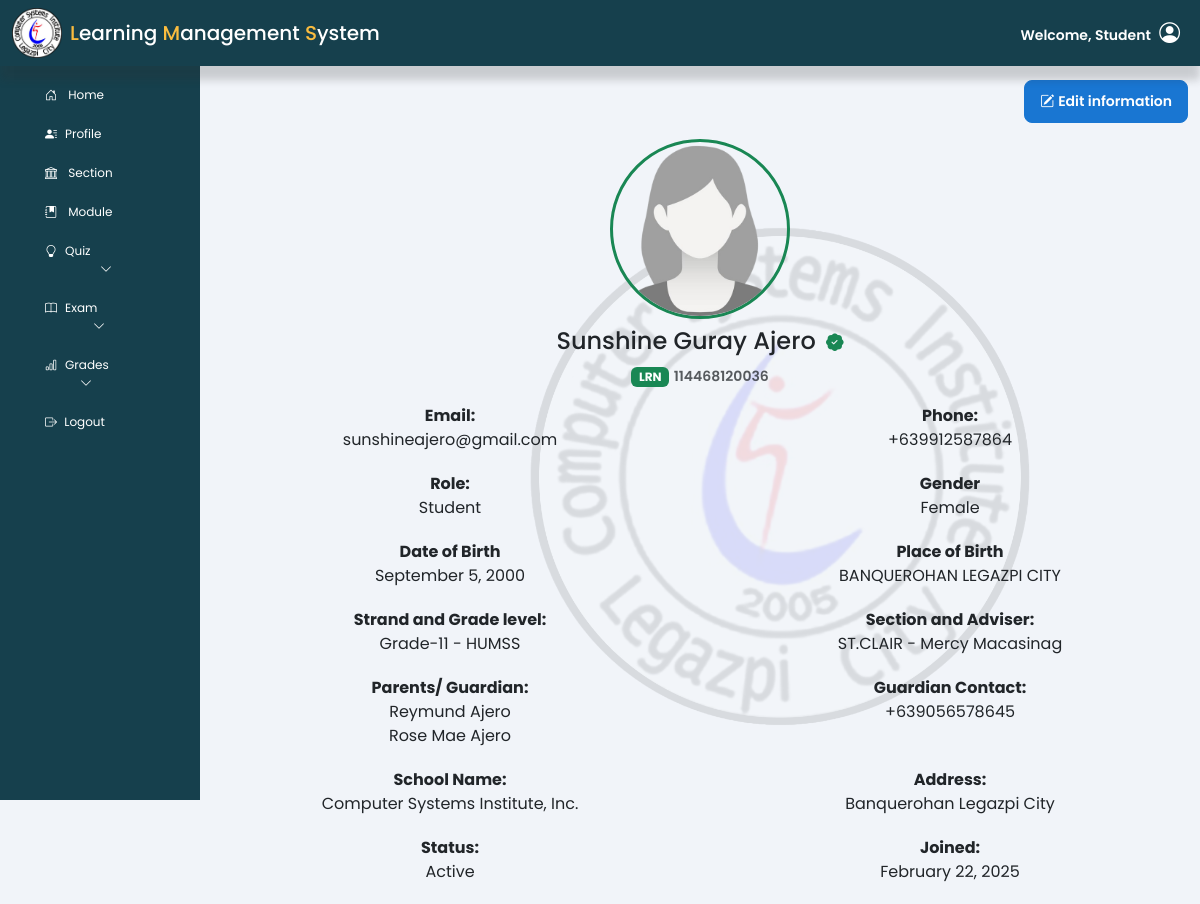
The app's page /?page=student_prof (signed in) with its own data.
### tables this page shows
CREATE TABLE `student` (
  `stu_id` int NOT NULL,
  `stu_lrn` varchar(12) NOT NULL COMMENT 'STUDENT LRN',
  `stu_fname` varchar(50) NOT NULL,
  `stu_mname` varchar(30) DEFAULT NULL,
  `stu_lname` varchar(50) NOT NULL,
  `stu_address` varchar(100) NOT NULL,
  `stu_contact` varchar(15) NOT NULL,
  `stu_gender` varchar(50) NOT NULL,
  `stu_email` varchar(100) NOT NULL,
  `stu_dob` date NOT NULL,
  `stu_pob` varchar(70) NOT NULL COMMENT 'Place of birth',
  `father_name` varchar(250) NOT NULL COMMENT 'Parent name',
  `mother_name` varchar(250) NOT NULL COMMENT 'Parent Name',
  `parent_contact` varchar(15) NOT NULL,
  `image` varchar(255) DEFAULT NULL,
  `id` varchar(50) DEFAULT NULL COMMENT 'User ID'
);

CREATE TABLE `enroll` (
  `stu_lrn` varchar(12) NOT NULL COMMENT 'STUDENT LRN',
  `section_code` varchar(50) NOT NULL COMMENT 'SECTION NAME',
  `semester` varchar(50) NOT NULL COMMENT 'set semester',
  `school_year` varchar(30) NOT NULL COMMENT 'set school year',
  `date_enroll` date DEFAULT NULL,
  `enroll_status` varchar(30) NOT NULL,
  `current_school` varchar(70) NOT NULL,
  `school_id` mediumint UNSIGNED DEFAULT NULL,
  `school_address` varchar(100) NOT NULL,
  `school_type` varchar(30) NOT NULL,
  `requirements_submit` varchar(100) DEFAULT NULL
);

CREATE TABLE `section` (
  `section_code` varchar(50) NOT NULL,
  `strand_code` varchar(50) DEFAULT NULL,
  `grade_lvl` varchar(30) NOT NULL,
  `section_name` varchar(20) NOT NULL,
  `school_year` varchar(10) NOT NULL,
  `teacher_id` varchar(50) NOT NULL,
  `date_created` date NOT NULL
);

CREATE TABLE `strand` (
  `strand_code` varchar(50) NOT NULL,
  `strand_name` varchar(30) DEFAULT NULL,
  `strand_desc` varchar(100) DEFAULT NULL
);

CREATE TABLE `teacher` (
  `teacher_id` varchar(50) NOT NULL COMMENT 'Primary key',
  `teacher_fname` varchar(50) NOT NULL,
  `teacher_mname` varchar(50) DEFAULT NULL,
  `teacher_lname` varchar(50) NOT NULL,
  `teacher_contact` varchar(15) NOT NULL,
  `teacher_gender` varchar(50) NOT NULL,
  `teacher_dob` date NOT NULL,
  `status` varchar(50) NOT NULL,
  `teacher_address` varchar(150) NOT NULL,
  `image` varchar(255) DEFAULT NULL,
  `id` varchar(50) DEFAULT NULL COMMENT 'User ID'
);

CREATE TABLE `school` (
  `id` int NOT NULL,
  `school_name` varchar(200) NOT NULL,
  `school_address` varchar(150) NOT NULL
);

### includes/function.php (called while the page is built, shortened)
<?php
class myDataBase
{
    private $hostname;
    private $username;
    private $password;
    private $database;
    public $con;
    public function __construct($hostname, $username, $password, $database)
    {
        $this->hostname = $hostname;
        $this->username = $username;
        $this->password = $password;
        $this->database = $database;
    }
    public function connection()
    {
        try {
            if (!$this->con) {
                $this->con = mysqli_connect($this->hostname, $this->username, $this->password, $this->database);
                if ($this->con) {
                    return true;
                } else {
                    return false;
                }
            } else {
                return true;
            }
        } catch (mysqli_sql_exception $e) {
            echo $e;
        }
    }
    public function disconnect()
    {
        if ($this->con) {
            if (mysqli_close($this->con)) {
                $this->con = false;
                return true;
            } else {
                return false;
            }
        } else {
            return true;
        }
    }
    public function getSchool()
    {
        $sql = "SELECT * FROM `school`";
        $stored = ($this->con->query($sql))->fetch_assoc();
        return $stored;
    }
    public function getStudentInfo($studentID)
    {
        $sql = "SELECT * FROM `student` WHERE stu_lrn = ?";
        $stmt = $this->con->prepare($sql);
        $stmt->bind_param("i", $studentID);
        $stmt->execute();
        $result = $stmt->get_result()->fetch_assoc();
        return $result;
    }
    public function getStudentStrandAndSection($student_id)
    {
        $sql = "SELECT
                e.semester,
                e.school_year,
                e.section_code,
                s.section_name,
                s.grade_lvl,
                st.strand_code,
                st.strand_name,
                t.teacher_id,
                t.teacher_fname,
                t.teacher_lname
            FROM enroll e
            INNER JOIN
                section s ON e.section_code = s.section_code
            INNER JOIN
                strand st ON s.strand_code = st.strand_code
            INNER JOIN
                teacher t ON s.teacher_id = t.teacher_id
            WHERE e.stu_lrn = ?";
        $stmt = $this->con->prepare($sql);
        $stmt->bind_param("s", $student_id);
        $stmt->execute();
        $result = $stmt->get_result()->fetch_all(MYSQLI_ASSOC);
        return $result;
    }
}

### includes/dbh-inc.php (called while the page is built)
<?php
include "function.php";
$mySQLFunction = new myDataBase(
    "jsftj8ez0cevjz8v.cbetxkdyhwsb.us-east-1.rds.amazonaws.com",
    "dui2ff3pt215060n",
    "y45buvc5ksp80l01",
    "rw73o3ap7n2qe5xr"
);

### student_prof.php (the view, shortened to what this page needs)
<?php
require_once "./includes/dbh-inc.php";
$mySQLFunction->connection();
$showSchool = $mySQLFunction->getSchool();
$studentInfo  = $mySQLFunction->getStudentInfo($_SESSION['stu_lrn']);
$studentStrandAndSection = $mySQLFunction->getStudentStrandAndSection($_SESSION['stu_lrn']);
$studentFullName = $studentInfo['stu_fname'] . ' ' . $studentInfo['stu_mname'] . ' ' . $studentInfo['stu_lname'];
$birthDate = new DateTime($studentInfo['stu_dob']);
$formattedbirthDate = $birthDate->format('F j, Y');
?>
<main class="col-md-12 ms-sm-auto col-lg-10">
    <div class="container">
        <img
            style="position: absolute; top: 50%; right: 10%; transform: translate(-10%, -45%);
                        width: 500px; opacity: 0.1; z-index: -1;"
            src="./assets/img/csi.webp"
            alt="LMS Logo">
        <div class="row fade-in-input">
            <div class="col-md-12">
                <div class="profile-card">
                    <div class="d-flex flex-wrap justify-content-end mb-3">
                        <div class="mt-2">
                            <button type="button" class="btn btn-primary btn-sm mt-4"
                                title="Edit" data-bs-toggle="modal" data-bs-target="#updatestudentinfo">
                                <i class="bi bi-pencil-square me-1"></i>Edit information
                            </button>
                        </div>
                    </div>
                    <div class="profile-header text-center mb-3">
                        <?php
                        $uploadDir = "./assets/Upload/";
                        if (!empty($studentInfo['image']) && file_exists($uploadDir . $studentInfo['image'])) {
                        ?>
                            <img src="<?php echo htmlspecialchars($uploadDir . $studentInfo['image']); ?>" alt="Profile Image" draggable="false" class="profile-img-circle mb-2">
                            <?php
                        } else {
                            if ($studentInfo['stu_gender'] === "MALE") {
                            ?>
                                <img src="./assets/Upload/resources/default-male.png" alt="Profile Image" draggable="false" class="profile-img-circle mb-2">
                            <?php
                            } else {
                            ?>
                                <img src="./assets/Upload/resources/default-female.png" alt="Profile Image" draggable="false" class="profile-img-circle mb-2">
                        <?php
                            }
                        }
                        ?>
                        <h4><?php echo ucwords(strtolower($studentFullName)); ?>
                            <i class="bi bi-patch-check-fill ms-1 text-success" style="font-size: 1.1rem;"></i>
                        </h4>
                        <span class="badge bg-success text-white">LRN</span>
                        <small class="text-muted fw-semibold">
                            <?php echo htmlspecialchars($studentInfo['stu_lrn'], ENT_QUOTES, 'UTF-8'); ?>
                        </small>
                        <br />
                    </div>
                    <div class="profile-details">
                        <div class="row mb-1">
                            <div class="col-md-6 fs-6">
                                <strong>Email:</strong>
                                <p><?php echo strtolower($studentInfo['stu_email']); ?></p>
                            </div>
                            <div class="col-md-6 fs-6">
                                <strong>Phone:</strong>
                                <p>+63<?php echo $studentInfo['stu_contact']; ?></p>
                            </div>
                        </div>
                        <div class="row mb-1">
                            <div class="col-md-6 fs-6">
                                <strong>Role:</strong>
                                <p><?php echo ucwords(strtolower($_SESSION["user_role"])); ?></p>
                            </div>
                            <div class="col-md-6 fs-6">
                                <strong>Gender</strong>
                                <p><?php echo ucwords(strtolower($studentInfo['stu_gender'])); ?></p>
                            </div>
                        </div>
                        <div class="row mb-1">
                            <div class="col-md-6 fs-6">
                                <strong>Date of Birth</strong>
                                <p><?php echo htmlspecialchars($formattedbirthDate); ?></p>
                            </div>
                            <div class="col-md-6 fs-6">
                                <strong>Place of Birth</strong>
                                <p><?php echo $studentInfo['stu_pob']; ?></p>
                            </div>
                        </div>
                        <div class="row mb-1">
                            <div class="col-md-6 fs-6">
                                <strong>Strand and Grade level:</strong>
                                <p>
                                    <?php
                                    if (!empty($studentStrandAndSection)) {
                                        foreach ($studentStrandAndSection as $strand) {
                                            echo ucwords(strtolower($strand["grade_lvl"])) . ' - ' . htmlspecialchars($strand["strand_name"]) . ' <br>';
                                        }
                                    } else {
                                        echo '<div class="text-danger">No strand assigned.</div>';
                                    }
                                    ?>
                                </p>
                            </div>
                            <div class="col-md-6 fs-6">
                                <strong>Section and Adviser:</strong>
                                <p>
                                    <?php
                                    if (!empty($studentStrandAndSection)) {
                                        foreach ($studentStrandAndSection as $section) {
                                            echo htmlspecialchars($section["section_name"]) . ' - ' .
                                                htmlspecialchars(ucwords(strtolower($section["teacher_fname"] . ' ' . $section["teacher_lname"]))) . '';
                                        }
                                    } else {
                                        echo '<div class="text-danger">No section assigned to this student.</div>';
                                    }
                                    ?>
                                </p>
                            </div>
                        </div>
                        <div class="row mb-1">
                            <div class="col-md-6 fs-6">
                                <strong>Parents/ Guardian:</strong>
                                <p><?php echo ucwords(strtolower($studentInfo['father_name'])); ?></br>
                                    <?php echo ucwords(strtolower($studentInfo['mother_name'])); ?></p>
                            </div>
                            <div class="col-md-6 fs-6">
                                <strong>Guardian Contact:</strong>
                                <p>+63<?php echo  $studentInfo['parent_contact']; ?></p>
                            </div>
                        </div>
                        <div class="row mb-1">
                            <div class="col-md-6 fs-6">
                                <strong>School Name:</strong>
                                <p><?php echo ucwords(strtolower($showSchool['school_name'])); ?></p>
                            </div>
                            <div class="col-md-6 fs-6">
                                <strong>Address:</strong>
                                <p><?php echo ucwords(strtolower($studentInfo['stu_address'])); ?></p>
                            </div>
                        </div>
                        <div class="row mb-1">
                            <div class="col-md-6 fs-6">
                                <strong> Status:</strong>
                                <p>Active</p>
                            </div>
                            <div class="col-md-6 fs-6">
                                <strong>Joined:</strong>
                                <p><?php echo htmlspecialchars($_SESSION["STUDENT_added"]); ?></p>
                            </div>
                        </div>
                    </div>
                </div>
            </div>
        </div>
    </div>
</main>

### assets/css/student.css (style rules this page uses)
body { font-family: "Poppins", sans-serif; background-color: #f1f4f9; }
.btn-primary { background-color: #1976d2; border-color: #1976d2; transition: background-color 0.3s ease; }
.profile-header, .profile-details { text-align: center; }
.profile-img-circle { border-radius: 50%; width: 180px; height: 180px; object-fit: cover; border: 3px solid #198754; }
.btn { border-radius: 8px; padding: 10px 15px; font-weight: 600; transition: background-color 0.2s ease-in-out; }
.fade-in-input { animation: fadeIn 0.8s ease-in-out; }

### records on screen
student: studentFullName "Sunshine Guray Ajero", stu_lrn "114468120036", stu_email "sunshineajero@gmail.com", stu_contact "9912587864", stu_gender "Female", stu_dob "September 5, 2000", stu_pob "BANQUEROHAN LEGAZPI CITY", father_name "Reymund Ajero", mother_name "Rose Mae Ajero", parent_contact "9056578645", stu_address "Banquerohan Legazpi City"
enroll: section_code.grade_lvl "Grade-11", strand.strand_name "HUMSS", section_code.section_name "ST.CLAIR", teacher.teacher_fname+teacher_lname "Mercy Macasinag"
school: school_name "Computer Systems Institute, Inc."

### other values on screen
$_SESSION["user_role"] "Student"
$_SESSION["STUDENT_added"] "February 22, 2025"
